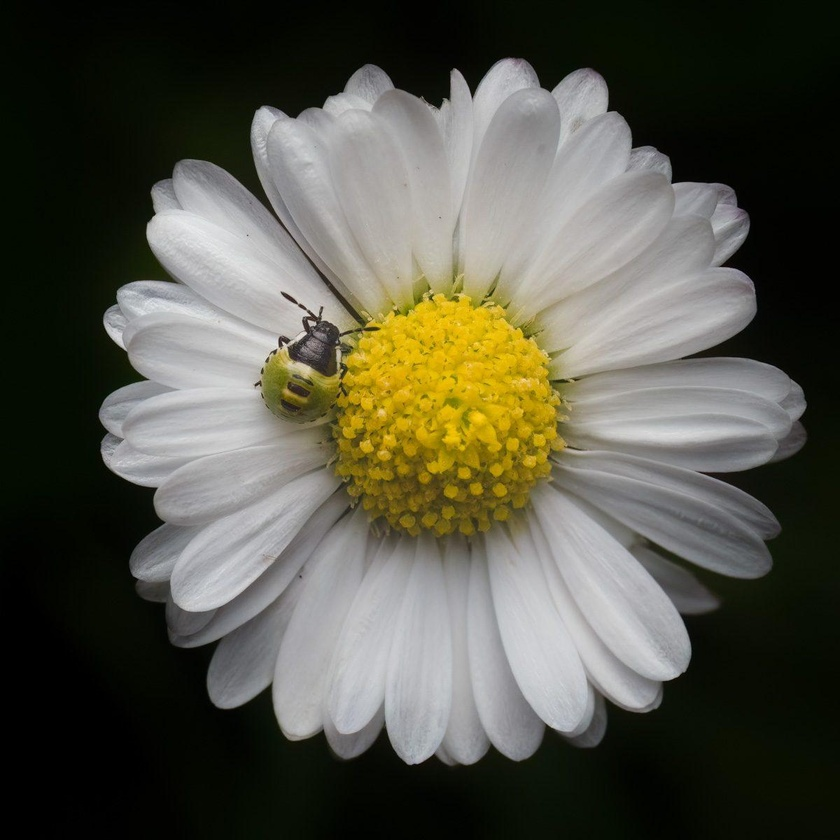
#> input picture Assets/MetaDataEditor-sample.jpg, 840 x 840 px, shrunk from 1200 x 1200 before the run
$ python ImgEdgeDetector.py
#> lines starting #> are read from the running program, lines starting #| are printed output that depends on the picture
#> the answer given: ../Assets/MetaDataEditor-sample.jpg
#> the answer given: out.png
from PIL import Image, ImageFilter


def detect_edges(input_path, output_path):

#> called with input_path = '../Assets/MetaDataEditor-sample.jpg', output_path = 'out.png'
    try:
        with Image.open(input_path) as image:
#> image is the input picture: PIL image 840x840 RGB; mean R, G, B 84.9, 84.3, 72
            grayscale_image = image.convert("L")
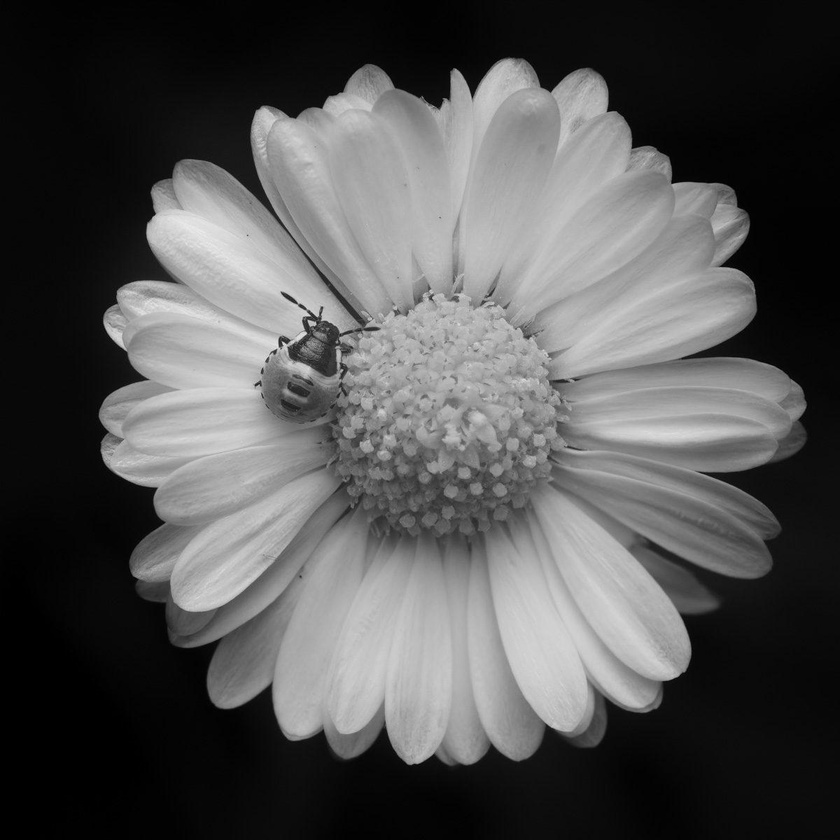
#> grayscale_image: PIL image 840x840 L; min 0, max 235, mean 83

            edge_image = grayscale_image.filter(
                ImageFilter.FIND_EDGES
            )
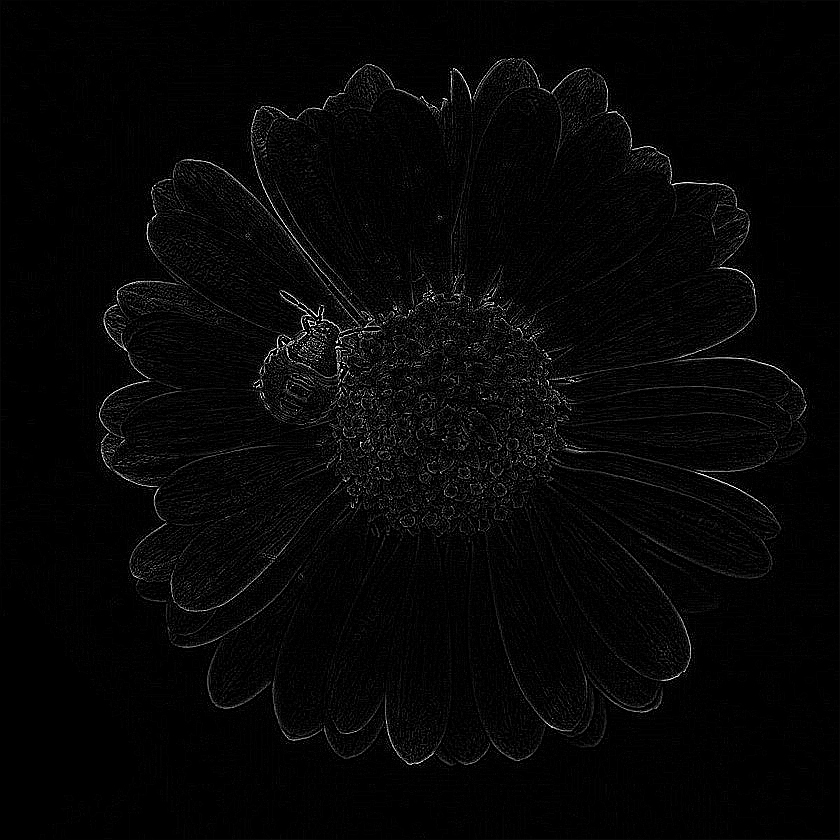
#> edge_image: PIL image 840x840 L; min 0, max 255, mean 6.1

            edge_image.save(output_path)

            print("\nEdges detected successfully!")
            print(f"Saved To: {output_path}")

    except FileNotFoundError:
        print(f"\nError: Image not found -> {input_path}")

    except Exception as error:
        print(f"\nError: {error}")


if __name__ == "__main__":
    print("\nImage Edge Detector")

    input_path = input("Enter image path: ").strip()
    output_path = input("Enter output image path: ").strip()

    detect_edges(
        input_path,
        output_path
    )

$ run again, on Assets/crop-sample.jpg
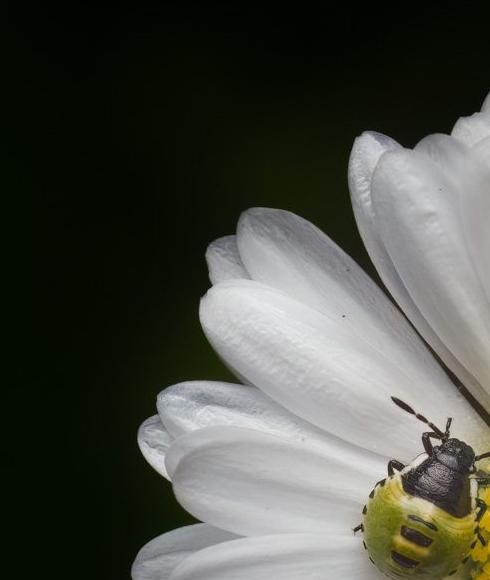
#> input picture Assets/crop-sample.jpg, 490 x 580 px
#> in detect_edges, image is the input picture: PIL image 490x580 RGB; mean R, G, B 74.7, 76.8, 69.1
#> in detect_edges, `grayscale_image = image.convert("L")`:
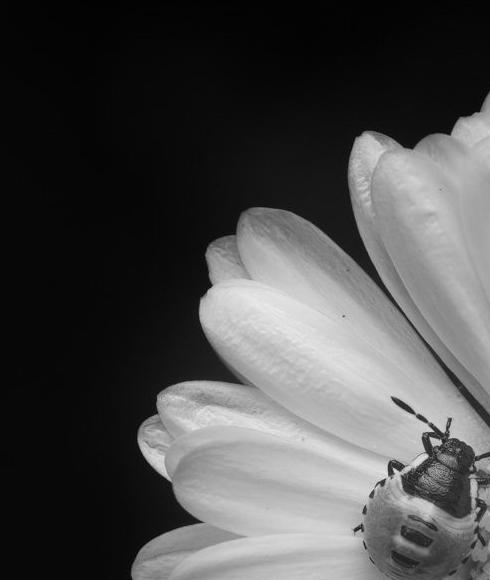
#> grayscale_image: PIL image 490x580 L; min 1, max 239, mean 75.3
#> in detect_edges, `edge_image = grayscale_image.filter( ImageFilter.FIND_EDGES )`:
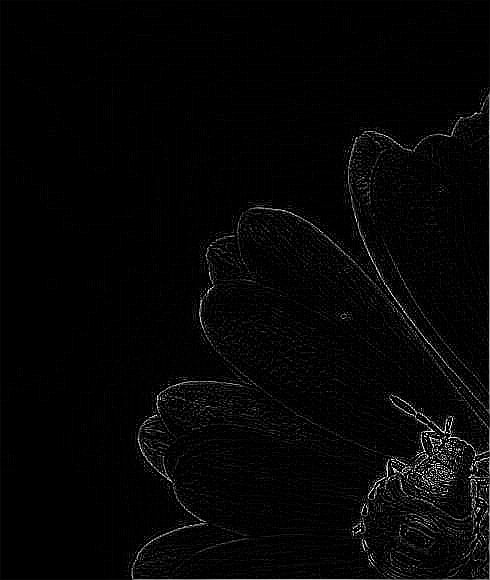
#> edge_image: PIL image 490x580 L; min 0, max 255, mean 5.3
